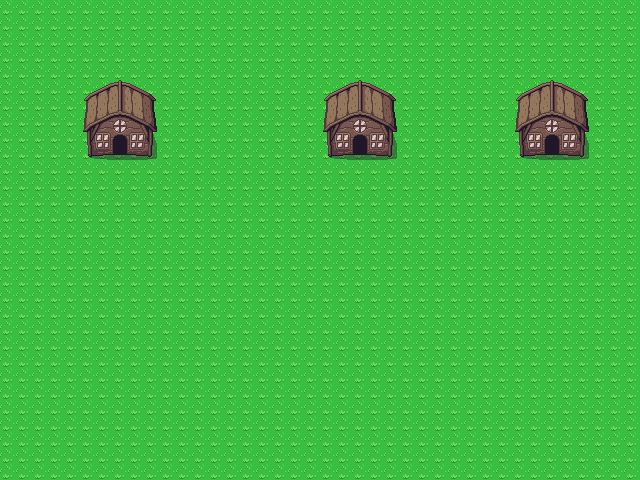

The image is a tile-based game level rendered from a .tmx file. Its description and complete source (layers, tilesets, objects, tile grids) follow:
An orthogonal 40x30 tile map with 16x16 px tiles, 2 tile layers (Tile Layer 1, Houses).

<map version="1.5" tiledversion="1.7.2" orientation="orthogonal" renderorder="right-down" width="40" height="30" tilewidth="16" tileheight="16" infinite="0" nextlayerid="5" nextobjectid="1">
 <tileset firstgid="1" source="assets/Overworld.tsx" />
 <layer id="1" name="Tile Layer 1" width="40" height="30">
  <data encoding="csv">
366,366,366,366,366,366,366,366,366,366,366,366,366,366,366,366,366,366,366,366,366,366,366,366,366,366,366,366,366,366,366,366,366,366,366,366,366,366,366,366,
366,366,366,366,366,366,366,366,366,366,366,366,366,366,366,366,366,366,366,366,366,366,366,366,366,366,366,366,366,366,366,366,366,366,366,366,366,366,366,366,
366,366,366,366,366,366,366,366,366,366,366,366,366,366,366,366,366,366,366,366,366,366,366,366,366,366,366,366,366,366,366,366,366,366,366,366,366,366,366,366,
366,366,366,366,366,366,366,366,366,366,366,366,366,366,366,366,366,366,366,366,366,366,366,366,366,366,366,366,366,366,366,366,366,366,366,366,366,366,366,366,
366,366,366,366,366,366,366,366,366,366,366,366,366,366,366,366,366,366,366,366,366,366,366,366,366,366,366,366,366,366,366,366,366,366,366,366,366,366,366,366,
366,366,366,366,366,366,366,366,366,366,366,366,366,366,366,366,366,366,366,366,366,366,366,366,366,366,366,366,366,366,366,366,366,366,366,366,366,366,366,366,
366,366,366,366,366,366,366,366,366,366,366,366,366,366,366,366,366,366,366,366,366,366,366,366,366,366,366,366,366,366,366,366,366,366,366,366,366,366,366,366,
366,366,366,366,366,366,366,366,366,366,366,366,366,366,366,366,366,366,366,366,366,366,366,366,366,366,366,366,366,366,366,366,366,366,366,366,366,366,366,366,
366,366,366,366,366,366,366,366,366,366,366,366,366,366,366,366,366,366,366,366,366,366,366,366,366,366,366,366,366,366,366,366,366,366,366,366,366,366,366,366,
366,366,366,366,366,366,366,366,366,366,366,366,366,366,366,366,366,366,366,366,366,366,366,366,366,366,366,366,366,366,366,366,366,366,366,366,366,366,366,366,
366,366,366,366,366,366,366,366,366,366,366,366,366,366,366,366,366,366,366,366,366,366,366,366,366,366,366,366,366,366,366,366,366,366,366,366,366,366,366,366,
366,366,366,366,366,366,366,366,366,366,366,366,366,366,366,366,366,366,366,366,366,366,366,366,366,366,366,366,366,366,366,366,366,366,366,366,366,366,366,366,
366,366,366,366,366,366,366,366,366,366,366,366,366,366,366,366,366,366,366,366,366,366,366,366,366,366,366,366,366,366,366,366,366,366,366,366,366,366,366,366,
366,366,366,366,366,366,366,366,366,366,366,366,366,366,366,366,366,366,366,366,366,366,366,366,366,366,366,366,366,366,366,366,366,366,366,366,366,366,366,366,
366,366,366,366,366,366,366,366,366,366,366,366,366,366,366,366,366,366,366,366,366,366,366,366,366,366,366,366,366,366,366,366,366,366,366,366,366,366,366,366,
366,366,366,366,366,366,366,366,366,366,366,366,366,366,366,366,366,366,366,366,366,366,366,366,366,366,366,366,366,366,366,366,366,366,366,366,366,366,366,366,
366,366,366,366,366,366,366,366,366,366,366,366,366,366,366,366,366,366,366,366,366,366,366,366,366,366,366,366,366,366,366,366,366,366,366,366,366,366,366,366,
366,366,366,366,366,366,366,366,366,366,366,366,366,366,366,366,366,366,366,366,366,366,366,366,366,366,366,366,366,366,366,366,366,366,366,366,366,366,366,366,
366,366,366,366,366,366,366,366,366,366,366,366,366,366,366,366,366,366,366,366,366,366,366,366,366,366,366,366,366,366,366,366,366,366,366,366,366,366,366,366,
366,366,366,366,366,366,366,366,366,366,366,366,366,366,366,366,366,366,366,366,366,366,366,366,366,366,366,366,366,366,366,366,366,366,366,366,366,366,366,366,
366,366,366,366,366,366,366,366,366,366,366,366,366,366,366,366,366,366,366,366,366,366,366,366,366,366,366,366,366,366,366,366,366,366,366,366,366,366,366,366,
366,366,366,366,366,366,366,366,366,366,366,366,366,366,366,366,366,366,366,366,366,366,366,366,366,366,366,366,366,366,366,366,366,366,366,366,366,366,366,366,
366,366,366,366,366,366,366,366,366,366,366,366,366,366,366,366,366,366,366,366,366,366,366,366,366,366,366,366,366,366,366,366,366,366,366,366,366,366,366,366,
366,366,366,366,366,366,366,366,366,366,366,366,366,366,366,366,366,366,366,366,366,366,366,366,366,366,366,366,366,366,366,366,366,366,366,366,366,366,366,366,
366,366,366,366,366,366,366,366,366,366,366,366,366,366,366,366,366,366,366,366,366,366,366,366,366,366,366,366,366,366,366,366,366,366,366,366,366,366,366,366,
366,366,366,366,366,366,366,366,366,366,366,366,366,366,366,366,366,366,366,366,366,366,366,366,366,366,366,366,366,366,366,366,366,366,366,366,366,366,366,366,
366,366,366,366,366,366,366,366,366,366,366,366,366,366,366,366,366,366,366,366,366,366,366,366,366,366,366,366,366,366,366,366,366,366,366,366,366,366,366,366,
366,366,366,366,366,366,366,366,366,366,366,366,366,366,366,366,366,366,366,366,366,366,366,366,366,366,366,366,366,366,366,366,366,366,366,366,366,366,366,366,
366,366,366,366,366,366,366,366,366,366,366,366,366,366,366,366,366,366,366,366,366,366,366,366,366,366,366,366,366,366,366,366,366,366,366,366,366,366,366,366,
366,366,366,366,366,366,366,366,366,366,366,366,366,366,366,366,366,366,366,366,366,366,366,366,366,366,366,366,366,366,366,366,366,366,366,366,366,366,366,366
</data>
 </layer>
 <layer id="4" name="Houses" width="40" height="30">
  <data encoding="csv">
0,0,0,0,0,0,0,0,0,0,0,0,0,0,0,0,0,0,0,0,0,0,0,0,0,0,0,0,0,0,0,0,0,0,0,0,0,0,0,0,
0,0,0,0,0,0,0,0,0,0,0,0,0,0,0,0,0,0,0,0,0,0,0,0,0,0,0,0,0,0,0,0,0,0,0,0,0,0,0,0,
0,0,0,0,0,0,0,0,0,0,0,0,0,0,0,0,0,0,0,0,0,0,0,0,0,0,0,0,0,0,0,0,0,0,0,0,0,0,0,0,
0,0,0,0,0,0,0,0,0,0,0,0,0,0,0,0,0,0,0,0,0,0,0,0,0,0,0,0,0,0,0,0,0,0,0,0,0,0,0,0,
0,0,0,0,0,0,0,0,0,0,0,0,0,0,0,0,0,0,0,0,0,0,0,0,0,0,0,0,0,0,0,0,0,0,0,0,0,0,0,0,
0,0,0,0,0,7,8,9,10,11,0,0,0,0,0,0,0,0,0,0,7,8,9,10,11,0,0,0,0,0,0,0,7,8,9,10,11,0,0,0,
0,0,0,0,0,47,48,49,50,51,0,0,0,0,0,0,0,0,0,0,47,48,49,50,51,0,0,0,0,0,0,0,47,48,49,50,51,0,0,0,
0,0,0,0,0,87,88,89,90,91,0,0,0,0,0,0,0,0,0,0,87,88,89,90,91,0,0,0,0,0,0,0,87,88,89,90,91,0,0,0,
0,0,0,0,0,127,128,129,130,131,0,0,0,0,0,0,0,0,0,0,127,128,129,130,131,0,0,0,0,0,0,0,127,128,129,130,131,0,0,0,
0,0,0,0,0,167,168,169,170,171,0,0,0,0,0,0,0,0,0,0,167,168,169,170,171,0,0,0,0,0,0,0,167,168,169,170,171,0,0,0,
0,0,0,0,0,0,0,0,0,0,0,0,0,0,0,0,0,0,0,0,0,0,0,0,0,0,0,0,0,0,0,0,0,0,0,0,0,0,0,0,
0,0,0,0,0,0,0,0,0,0,0,0,0,0,0,0,0,0,0,0,0,0,0,0,0,0,0,0,0,0,0,0,0,0,0,0,0,0,0,0,
0,0,0,0,0,0,0,0,0,0,0,0,0,0,0,0,0,0,0,0,0,0,0,0,0,0,0,0,0,0,0,0,0,0,0,0,0,0,0,0,
0,0,0,0,0,0,0,0,0,0,0,0,0,0,0,0,0,0,0,0,0,0,0,0,0,0,0,0,0,0,0,0,0,0,0,0,0,0,0,0,
0,0,0,0,0,0,0,0,0,0,0,0,0,0,0,0,0,0,0,0,0,0,0,0,0,0,0,0,0,0,0,0,0,0,0,0,0,0,0,0,
0,0,0,0,0,0,0,0,0,0,0,0,0,0,0,0,0,0,0,0,0,0,0,0,0,0,0,0,0,0,0,0,0,0,0,0,0,0,0,0,
0,0,0,0,0,0,0,0,0,0,0,0,0,0,0,0,0,0,0,0,0,0,0,0,0,0,0,0,0,0,0,0,0,0,0,0,0,0,0,0,
0,0,0,0,0,0,0,0,0,0,0,0,0,0,0,0,0,0,0,0,0,0,0,0,0,0,0,0,0,0,0,0,0,0,0,0,0,0,0,0,
0,0,0,0,0,0,0,0,0,0,0,0,0,0,0,0,0,0,0,0,0,0,0,0,0,0,0,0,0,0,0,0,0,0,0,0,0,0,0,0,
0,0,0,0,0,0,0,0,0,0,0,0,0,0,0,0,0,0,0,0,0,0,0,0,0,0,0,0,0,0,0,0,0,0,0,0,0,0,0,0,
0,0,0,0,0,0,0,0,0,0,0,0,0,0,0,0,0,0,0,0,0,0,0,0,0,0,0,0,0,0,0,0,0,0,0,0,0,0,0,0,
0,0,0,0,0,0,0,0,0,0,0,0,0,0,0,0,0,0,0,0,0,0,0,0,0,0,0,0,0,0,0,0,0,0,0,0,0,0,0,0,
0,0,0,0,0,0,0,0,0,0,0,0,0,0,0,0,0,0,0,0,0,0,0,0,0,0,0,0,0,0,0,0,0,0,0,0,0,0,0,0,
0,0,0,0,0,0,0,0,0,0,0,0,0,0,0,0,0,0,0,0,0,0,0,0,0,0,0,0,0,0,0,0,0,0,0,0,0,0,0,0,
0,0,0,0,0,0,0,0,0,0,0,0,0,0,0,0,0,0,0,0,0,0,0,0,0,0,0,0,0,0,0,0,0,0,0,0,0,0,0,0,
0,0,0,0,0,0,0,0,0,0,0,0,0,0,0,0,0,0,0,0,0,0,0,0,0,0,0,0,0,0,0,0,0,0,0,0,0,0,0,0,
0,0,0,0,0,0,0,0,0,0,0,0,0,0,0,0,0,0,0,0,0,0,0,0,0,0,0,0,0,0,0,0,0,0,0,0,0,0,0,0,
0,0,0,0,0,0,0,0,0,0,0,0,0,0,0,0,0,0,0,0,0,0,0,0,0,0,0,0,0,0,0,0,0,0,0,0,0,0,0,0,
0,0,0,0,0,0,0,0,0,0,0,0,0,0,0,0,0,0,0,0,0,0,0,0,0,0,0,0,0,0,0,0,0,0,0,0,0,0,0,0,
0,0,0,0,0,0,0,0,0,0,0,0,0,0,0,0,0,0,0,0,0,0,0,0,0,0,0,0,0,0,0,0,0,0,0,0,0,0,0,0
</data>
 </layer>
</map>
